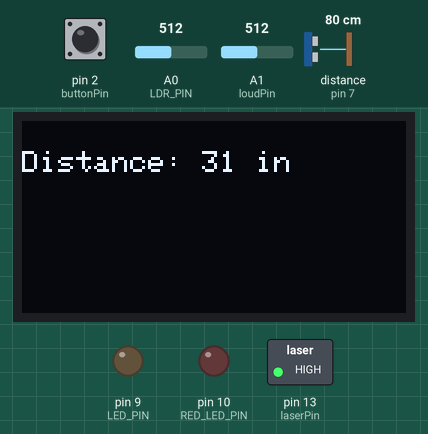
This sketch was run on a simulated Arduino Uno, built with avr-gcc and run on an emulated ATmega328P. Parts: 128×64 one-colour display, switched loads named in the sketch (green lamp = pin HIGH), output pins drawn as LEDs (lit = HIGH). Wiring (inferred from the names in the program): ultrasonic range finder: trigger pin 7; echo pin 7. The inputs (shaded band) are chosen by the test bench; at power-on: pin 2 (buttonPin) HIGH, A0 (LDR_PIN) = 512, A1 (loudPin) = 512, distance to the obstacle (sensor on pin 7) 80 cm. The echo pulse lasts 58.3 µs per cm; what the sketch prints to the serial monitor is not drawn.

Above: at 1.2 s.
1.3 s: pin 2 (buttonPin) pulled LOW for 0.15 s
At 2.9 s:
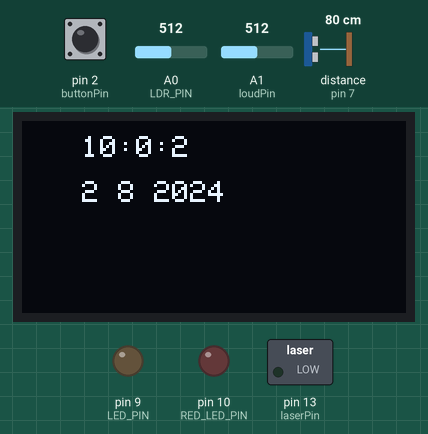
3.5 s: pin 2 (buttonPin) pulled LOW for 1 s
At 4.5 s:
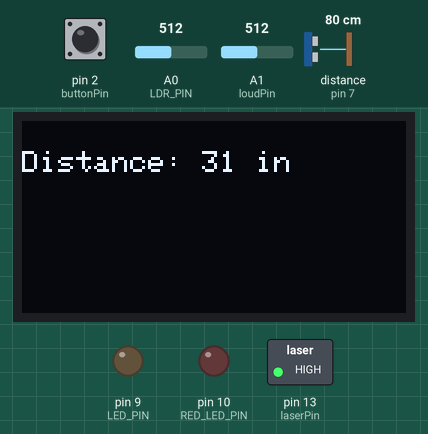
6.0 s: pin 2 (buttonPin) pulled LOW for 0.15 s
At 6.9 s:
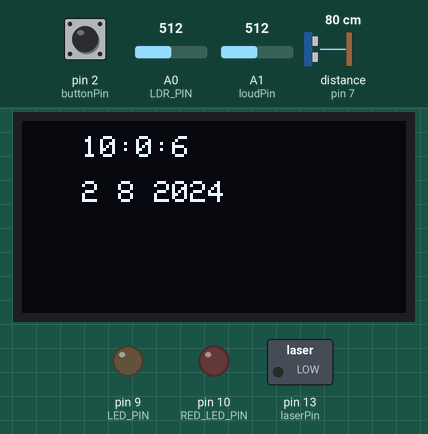
9.1 s: A0 (LDR_PIN) set to 85
12.1 s: A0 (LDR_PIN) set to 75
At 13.9 s:
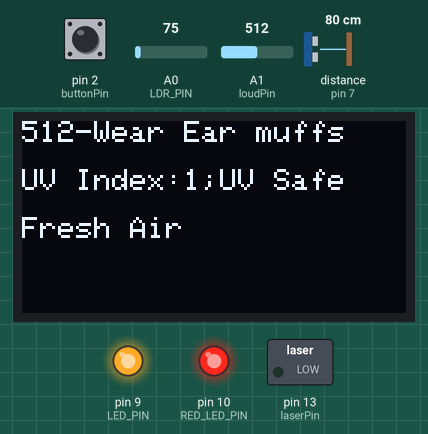
14.4 s: pin 2 (buttonPin) pulled LOW for 3.2 s
At 15.7 s:
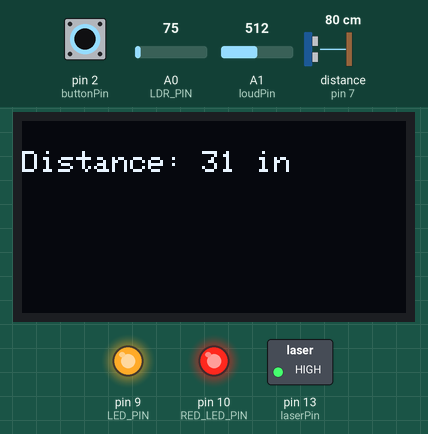
Timing chart, 0 to 17.4 s (numbered marks = the images above; inputs shaded):
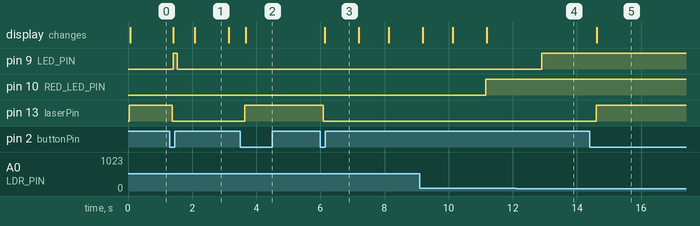

The sketch:

COGO.ino
```cpp
#include <Wire.h>
#include <Adafruit_SSD1306.h>
#include <TimeLib.h>
#include <math.h>

// OLED display dimensions
#define SCREEN_WIDTH 128
#define SCREEN_HEIGHT 64
#define OLED_RESET -1
#define SCREEN_ADDRESS 0x3C

Adafruit_SSD1306 display(SCREEN_WIDTH, SCREEN_HEIGHT, &Wire, OLED_RESET);

// Pin definitions
const int buttonPin = 2;
const int loudPin = A1;
const int pingPin = 7;
const int laserPin = 13;
const int LED_PIN = 9;
const int RED_LED_PIN = 10;
const int LDR_PIN = A0;
const int sensorPin = A5;

// Constants
const int NUM_READINGS = 10; // Updated to use 10 readings for averaging
const int LIGHT_THRESHOLD_LOW = 79;
const int LIGHT_THRESHOLD_HIGH = 91;
const int UpperThreshold = 560;
const int LowerThreshold = 530;
const unsigned long dateDisplayInterval = 5000; // 5 seconds
const unsigned long sensorDisplayInterval = 10000; // 10 seconds
const unsigned long pulseDisplayInterval = 30000; // 30 seconds

// Global variables
int ldrReadings[NUM_READINGS];
int readingIndex = 0;
int total = 0;
int averageLDR = 0;
int loudness;
int lastLoudness = 0;
long distanceInches = 0;
bool distanceScreenActive = true; // Variable to track distance screen state

// Button debounce variables
const int debounceDelay = 50; // Debounce time in milliseconds
unsigned long lastDebounceTime = 0;
bool lastButtonState = HIGH;
bool buttonState = HIGH;
bool toggled = false;

// Timing variables
unsigned long previousMillis = 0;
unsigned long screenStartMillis = 0;
enum ScreenState { DATE, SENSOR, PULSE };
ScreenState currentScreen = DATE;

// Scrolling variables for pulse graph
int scrollPositionX = 0; // Horizontal scroll position
const int SCROLL_SPEED_X = 2; // Increased speed for faster scrolling

void setup() {
  Serial.begin(9600);
  pinMode(buttonPin, INPUT);
  pinMode(loudPin, INPUT);
  pinMode(pingPin, OUTPUT);
  pinMode(laserPin, OUTPUT);
  pinMode(LED_PIN, OUTPUT);
  pinMode(RED_LED_PIN, OUTPUT); // Initialize red LED pin
  pinMode(LDR_PIN, INPUT);
  pinMode(sensorPin, INPUT); // Initialize pulse sensor pin

  // Initialize LDR readings array
  for (int i = 0; i < NUM_READINGS; i++) {
    ldrReadings[i] = 0;
  }

  if (!display.begin(SSD1306_SWITCHCAPVCC, SCREEN_ADDRESS)) {
    Serial.println(F("SSD1306 allocation failed"));
    for (;;); // Infinite loop if display initialization fails
  }

  // Initialize internal time
  setTime(10, 0, 0, 2, 8, 2024); // Set initial time

  digitalWrite(laserPin, HIGH); // Ensure laser starts off
}

void loop() {
  unsigned long currentMillis = millis();

  // Handle button press with debounce
  int reading = digitalRead(buttonPin);

  if (reading != lastButtonState) {
    lastDebounceTime = currentMillis;
  }

  if ((currentMillis - lastDebounceTime) > debounceDelay) {
    if (reading != buttonState) {
      buttonState = reading;
      if (buttonState == LOW && !toggled) {
        distanceScreenActive = !distanceScreenActive;
        screenStartMillis = currentMillis;
        toggled = true;
      }
    }
  }

  if ((currentMillis - lastDebounceTime) > debounceDelay * 2) {
    toggled = false;
  }

  lastButtonState = reading;

  if (distanceScreenActive) {
    readDistanceSensor();
    digitalWrite(laserPin, HIGH);
    displayDistanceSensor();
    Serial.print("Distance: ");
    Serial.print(distanceInches);
    Serial.println(" in");
    return;
  } else {
    digitalWrite(laserPin, LOW);
  }

  // Swap screens based on intervals
  unsigned long interval = (currentScreen == DATE) ? dateDisplayInterval :
                           (currentScreen == SENSOR) ? sensorDisplayInterval :
                           pulseDisplayInterval;

  if (currentMillis - screenStartMillis >= interval) {
    screenStartMillis = currentMillis;

    if (currentScreen == DATE) {
      currentScreen = SENSOR;
    } else if (currentScreen == SENSOR) {
      currentScreen = PULSE;
    } else if (currentScreen == PULSE) {
      currentScreen = DATE;
    }
  }

  // Update loudness value every 1 second if sensor screen is active
  if (currentMillis - previousMillis >= 1000 && currentScreen == SENSOR) {
    previousMillis = currentMillis;
    lastLoudness = analogRead(loudPin);
    Serial.println("Loudness: " + String(lastLoudness));

    // Control the red LED based on loudness
    if (lastLoudness > 60) {
      digitalWrite(RED_LED_PIN, HIGH); // Turn on the red LED
    } else {
      digitalWrite(RED_LED_PIN, LOW);  // Turn off the red LED
    }
  }

  // Display information based on current screen
  if (currentScreen == DATE) {
    displayDateTime();
  } else if (currentScreen == SENSOR) {
    displaySensorInfo();
  } else if (currentScreen == PULSE) {
    displayPulseGraph();
  }

  // LDR logic for controlling LED
  total = total - ldrReadings[readingIndex];
  ldrReadings[readingIndex] = analogRead(LDR_PIN);
  total = total + ldrReadings[readingIndex];
  readingIndex = (readingIndex + 1) % NUM_READINGS;
  averageLDR = total / NUM_READINGS;

  Serial.print("Average LDR Value: ");
  Serial.println(averageLDR);

  if (averageLDR < LIGHT_THRESHOLD_LOW) {
    digitalWrite(LED_PIN, HIGH);
  } else if (averageLDR > LIGHT_THRESHOLD_HIGH) {
    digitalWrite(LED_PIN, LOW);
  }

  delay(100);
}

void readDistanceSensor() {
  long duration;
  pinMode(pingPin, OUTPUT);
  digitalWrite(pingPin, LOW);
  delayMicroseconds(2);
  digitalWrite(pingPin, HIGH);
  delayMicroseconds(5);
  digitalWrite(pingPin, LOW);
  pinMode(pingPin, INPUT);
  duration = pulseIn(pingPin, HIGH);
  distanceInches = microsecondsToInches(duration);
}

long microsecondsToInches(long microseconds) {
  return microseconds / 74 / 2;
}

void displayDateTime() {
  display.clearDisplay();
  display.setTextSize(1);
  display.setTextColor(SSD1306_WHITE);

  // Fetch and display the current time from internal time
  String timeStr = String(hour()) + ":" + String(minute()) + ":" + String(second());
  String dateStr = String(day()) + " " + String(month()) + " " + String(year());

  display.setCursor(20, 5);
  display.println(timeStr);
  display.setCursor(20, 20);
  display.println(dateStr);

  display.display();
}

void displaySensorInfo() {
  display.clearDisplay();
  display.setTextSize(1);
  display.setTextColor(SSD1306_WHITE);

  display.setCursor(0, 0);
  if (lastLoudness > 60) {
    display.print(lastLoudness);
    display.println(F("-Wear Ear muffs"));
  } else {
    display.print(lastLoudness);
    display.println(F("-Loudness is OK"));
  }

  display.setCursor(0, 16);
  display.print(F("UV Index:1;UV Safe"));

  display.setCursor(0, 32);
  display.print(F("Fresh Air"));

  display.display();
}

void displayDistanceSensor() {
  display.clearDisplay();
  display.setTextSize(1);
  display.setTextColor(SSD1306_WHITE);

  display.setCursor(0, 10);
  display.print(F("Distance: "));
  display.print(distanceInches);
  display.println(F(" in"));

  display.display();
}

void displayPulseGraph() {
  display.clearDisplay();
  display.setTextSize(1);
  display.setTextColor(SSD1306_WHITE);

  // Display the title
  display.setCursor(0, 0);
  display.print(F("Pulse Graph"));

  // Define key points for the pulse graph
  int pulsePoints[SCREEN_WIDTH];
  int numPoints = sizeof(pulsePoints) / sizeof(pulsePoints[0]);

  // Simulate pulse wave data
  for (int i = 0; i < numPoints; i++) {
    float phase = (i + scrollPositionX) * 0.1;
    pulsePoints[i] = (int)(20 * (1 - exp(-0.1 * phase)) * (sin(phase) + 1)); // Create pulse waveform
    if (pulsePoints[i] < 0) pulsePoints[i] = 0;
    if (pulsePoints[i] > SCREEN_HEIGHT) pulsePoints[i] = SCREEN_HEIGHT;
  }

  // Draw lines between the points
  for (int i = 1; i < numPoints; i++) {
    display.drawLine(i - 1, SCREEN_HEIGHT - pulsePoints[i - 1], i, SCREEN_HEIGHT - pulsePoints[i], SSD1306_WHITE);
  }

  // Update scroll position
  scrollPositionX += SCROLL_SPEED_X;

  // Reset scroll position to create a continuous effect
  if (scrollPositionX >= numPoints) {
    scrollPositionX = 0;
  }

  display.display();
}
```

Measured:
- the behaviour switches between 79 and 78 on A0 (LDR_PIN) (found by bisection; images 3 and 4)
- after the input at 1.3 s, pin 9 (LED_PIN): LOW → HIGH after 0.11 s, → LOW 0.13 s later; pin 13 (laserPin): HIGH → LOW after 0.08 s; the display: first changes after 0.11 s (image 1 shows a later state)
- after the input at 3.5 s, pin 13 (laserPin): LOW → HIGH after 0.15 s; the display: changes after 0.18 s (image 2)
- after the input at 6.0 s, pin 13 (laserPin): HIGH → LOW after 0.10 s; the display: changes after 0.13 s (image 3)
- after the input at 12.1 s, pin 9 (LED_PIN): LOW → HIGH after 0.81 s
- after the input at 14.4 s, pin 13 (laserPin): LOW → HIGH after 0.19 s; the display: changes after 0.22 s (image 5)
